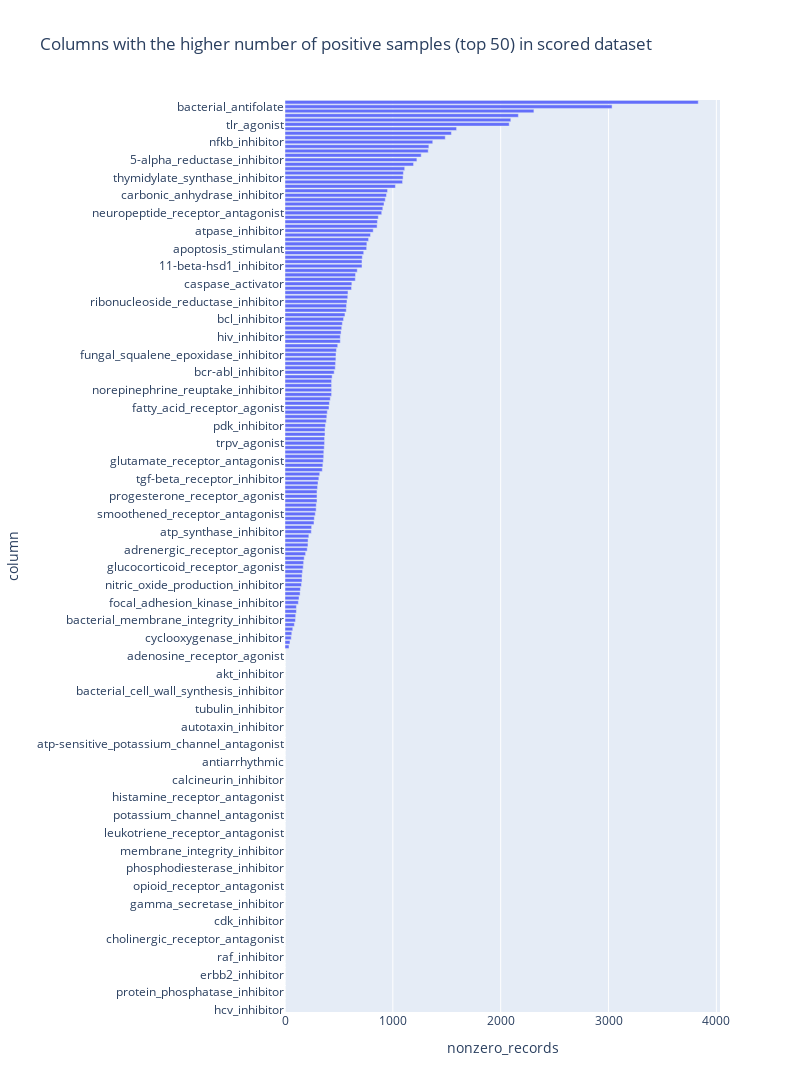

The notebook cell saved with this chart:
### Code cell
x = df_train_label_scr.drop(['sig_id'], axis=1).sum(axis=0).sort_values().reset_index()
x.columns = ['column', 'nonzero_records']

import plotly.express as px
import plotly
fig = px.bar(
    x, 
    x='nonzero_records', 
    y='column', 
    orientation='h', 
    title='Columns with the higher number of positive samples (top 50) in scored dataset', 
    height=2000, 
    width=800
)
df_scr_target = x
# fig.show()
plotly.offline.iplot(fig, filename='top_50.png')

# fig.write_image("top_50.png")

### Figure 1 — Plotly figure (JSON) as saved in the notebook; plotly's stock layout.template omitted (floating-point values rounded to 4 significant figures; data arrays with more than 128 entries replaced by an {"elided": "..."} marker saying what was removed)
{"data": [{"alignmentgroup": "True", "hoverlabel": {"namelength": 0}, "hovertemplate": "nonzero_records=%{x}<br>column=%{y}", "legendgroup": "", "marker": {"color": "#636efa"}, "name": "", "offsetgroup": "", "orientation": "h", "showlegend": false, "textposition": "auto", "type": "bar", "x": {"elided": "206 int values"}, "xaxis": "x", "y": {"elided": "206 str values"}, "yaxis": "y"}], "layout": {"barmode": "relative", "height": 2000, "legend": {"tracegroupgap": 0}, "title": {"text": "Columns with the higher number of positive samples (top 50) in scored dataset"}, "width": 800, "xaxis": {"anchor": "y", "domain": [0, 1], "title": {"text": "nonzero_records"}}, "yaxis": {"anchor": "x", "domain": [0, 1], "title": {"text": "column"}}}}
